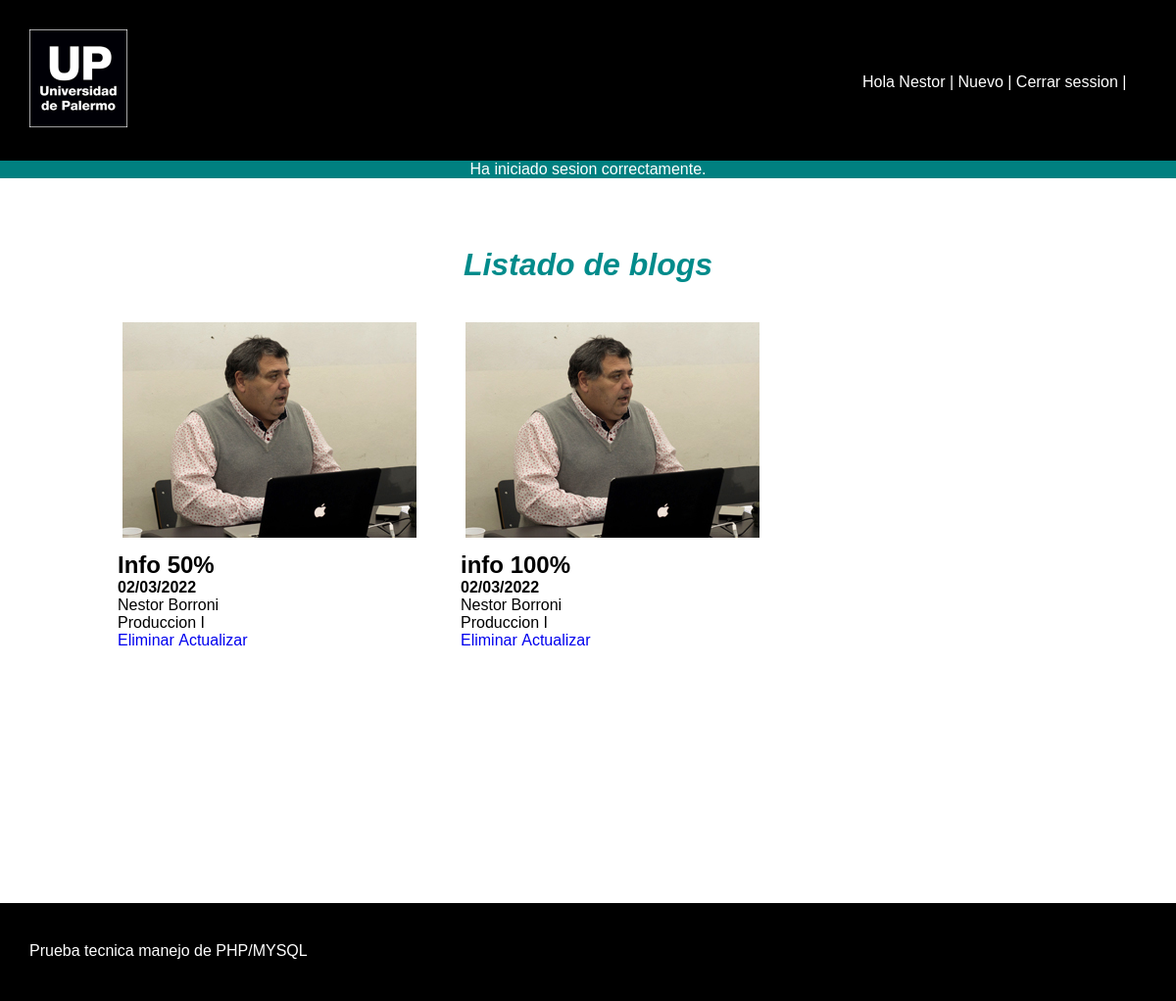
Page /admin/panel.php?id=3&rta=0x004 (signed in) on the committed database.
### tables this page shows
CREATE TABLE `blogs` (
  `id` int(11) NOT NULL,
  `titulo` varchar(45) NOT NULL,
  `cuerpo` text NOT NULL,
  `fecha` timestamp NOT NULL DEFAULT current_timestamp() ON UPDATE current_timestamp(),
  `id_docentes` int(11) NOT NULL
);

CREATE TABLE `docentes` (
  `id` int(11) NOT NULL,
  `nombre` varchar(45) NOT NULL,
  `apellido` varchar(45) NOT NULL,
  `email` varchar(45) NOT NULL,
  `pass` text NOT NULL,
  `imagen` varchar(45) NOT NULL
);

CREATE TABLE `catedras` (
  `id` int(11) NOT NULL,
  `nombre` varchar(45) NOT NULL,
  `id_docentes` int(11) NOT NULL
);

### includes/blogs.php (the view, shortened to what this page needs)
<div class='cuerpo'>
    <div class="panel">
        <div class="cDarkcian"><h1><i>Listado de blogs</i></h1></div>
                <div class="card">
                    <?php while($row=mysqli_fetch_array($query,MYSQLI_ASSOC)){
                    echo "<div>";
                    if($admin){
                        echo "<a href='http://localhost/pruebaPHP/admin/detalle.php?id=".$row['id']."'>";
                        echo "<img src='../upload/docentes/".$row['imagen']."'>";
                    } else {
                            echo "<a href='http://localhost/pruebaPHP/detalle.php?id=".$row['id']."'>";
                            echo "<img src='./upload/docentes/".$row['imagen']."'>";
                        }
                        echo  "<h2>".$row['titulo']."</h2>";
                        $fecha = ordenarFecha($row['fecha']);
                        echo  "<h4>$fecha</h4>";
                        echo  "<p>".$row['nombre']." ".$row['apellido']."</p>";
                        echo  "<p>".$row['nombreCatedra']."</p>";
                    echo "</a>";
                        if($admin){
                           echo "<a href='eliminar.php?id=".$row['id']."'>Eliminar&nbsp</a>";
                           echo "<a href='actualizar.php?id=".$row['id']."'>Actualizar</a>";
                        }
                    echo "</div>";
                    }
                    ?>
            </div>
          </div>
    </div>

### css/styles.css (style rules this page uses)
* { margin: 0; font-family: Arial, Helvetica, sans-serif; }
.panel { margin: auto auto; width: 80%; overflow: hidden; }
.cuerpo { margin: 70px 0 70px 0; min-height: 600px; }
.card > div > a >img { object-fit: none; width: 300px; height: 300px; margin-left:5px; }
.card { overflow: hidden; }
.card > div > a >h2 { margin-top: -30px; }
.card > div { margin: auto auto; float: left; width: 350px; }
h1 { text-align: center; }
.card > div > a:nth-child(1) { text-decoration: none; color: black; }
.card > div > a:nth-child(2),a:nth-child(3) { text-decoration: none; }
.cDarkcian { color: darkcyan; }

### rows in the picture
blogs: id_docentes.imagen (picture), titulo "Info 50%", fecha "02/03/2022", id_docentes.nombre "Nestor", id_docentes.apellido "Borroni", catedras.nombre "Produccion I"
blogs: id_docentes.imagen (picture), titulo "info 100%", fecha "02/03/2022", id_docentes.nombre "Nestor", id_docentes.apellido "Borroni", catedras.nombre "Produccion I"

### other values in the picture
$_SESSION['nombre'] "Nestor"
$mensaje "Ha iniciado sesion correctamente."
